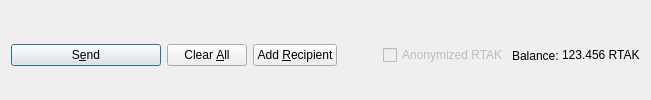
         <widget class="QFrame" name="frame_Send">
          <layout class="QHBoxLayout" name="horizontalLayout">
           <property name="bottomMargin">
            <number>0</number>
           </property>
           <item>
            <widget class="QPushButton" name="sendButton">
             <property name="minimumSize">
              <size>
               <width>150</width>
               <height>0</height>
              </size>
             </property>
             <property name="toolTip">
              <string>Confirm the send action</string>
             </property>
             <property name="text">
              <string>S&amp;end</string>
             </property>
             <property name="icon">
              <iconset resource="../rtak.qrc">
               <normaloff>:/icons/send</normaloff>:/icons/send</iconset>
             </property>
             <property name="autoDefault">
              <bool>false</bool>
             </property>
             <property name="default">
              <bool>true</bool>
             </property>
            </widget>
           </item>
           <item>
            <widget class="QPushButton" name="clearButton">
             <property name="sizePolicy">
              <sizepolicy hsizetype="Minimum" vsizetype="Fixed">
               <horstretch>0</horstretch>
               <verstretch>0</verstretch>
              </sizepolicy>
             </property>
             <property name="toolTip">
              <string>Clear all fields of the form.</string>
             </property>
             <property name="text">
              <string>Clear &amp;All</string>
             </property>
             <property name="icon">
              <iconset resource="../rtak.qrc">
               <normaloff>:/icons/remove</normaloff>:/icons/remove</iconset>
             </property>
             <property name="autoDefault">
              <bool>false</bool>
             </property>
            </widget>
           </item>
           <item>
            <widget class="QPushButton" name="addButton">
             <property name="toolTip">
              <string>Send to multiple recipients at once</string>
             </property>
             <property name="text">
              <string>Add &amp;Recipient</string>
             </property>
             <property name="icon">
              <iconset resource="../rtak.qrc">
               <normaloff>:/icons/add</normaloff>:/icons/add</iconset>
             </property>
             <property name="autoDefault">
              <bool>false</bool>
             </property>
            </widget>
           </item>
           <item>
            <spacer name="horizontalSpacer">
             <property name="orientation">
              <enum>Qt::Horizontal</enum>
             </property>
             <property name="sizeHint" stdset="0">
              <size>
               <width>40</width>
               <height>20</height>
              </size>
             </property>
            </spacer>
           </item>
           <item>
            <layout class="QHBoxLayout" name="horizontalLayout_2">
             <property name="spacing">
              <number>3</number>
             </property>
             <item>
              <widget class="QCheckBox" name="checkRTAK">
               <property name="enabled">
                <bool>false</bool>
               </property>
               <property name="text">
                <string>Anonymized RTAK</string>
               </property>
              </widget>
             </item>
             <item>
              <widget class="QLabel" name="label">
               <property name="text">
                <string>Balance:</string>
               </property>
              </widget>
             </item>
             <item>
              <widget class="QLabel" name="labelBalance">
               <property name="sizePolicy">
                <sizepolicy hsizetype="Preferred" vsizetype="Fixed">
                 <horstretch>0</horstretch>
                 <verstretch>0</verstretch>
                </sizepolicy>
               </property>
               <property name="cursor">
                <cursorShape>IBeamCursor</cursorShape>
               </property>
               <property name="text">
                <string notr="true">123.456 RTAK</string>
               </property>
               <property name="textInteractionFlags">
                <set>Qt::LinksAccessibleByMouse|Qt::TextSelectableByKeyboard|Qt::TextSelectableByMouse</set>
               </property>
              </widget>
             </item>
            </layout>
           </item>
          </layout>
         </widget>
